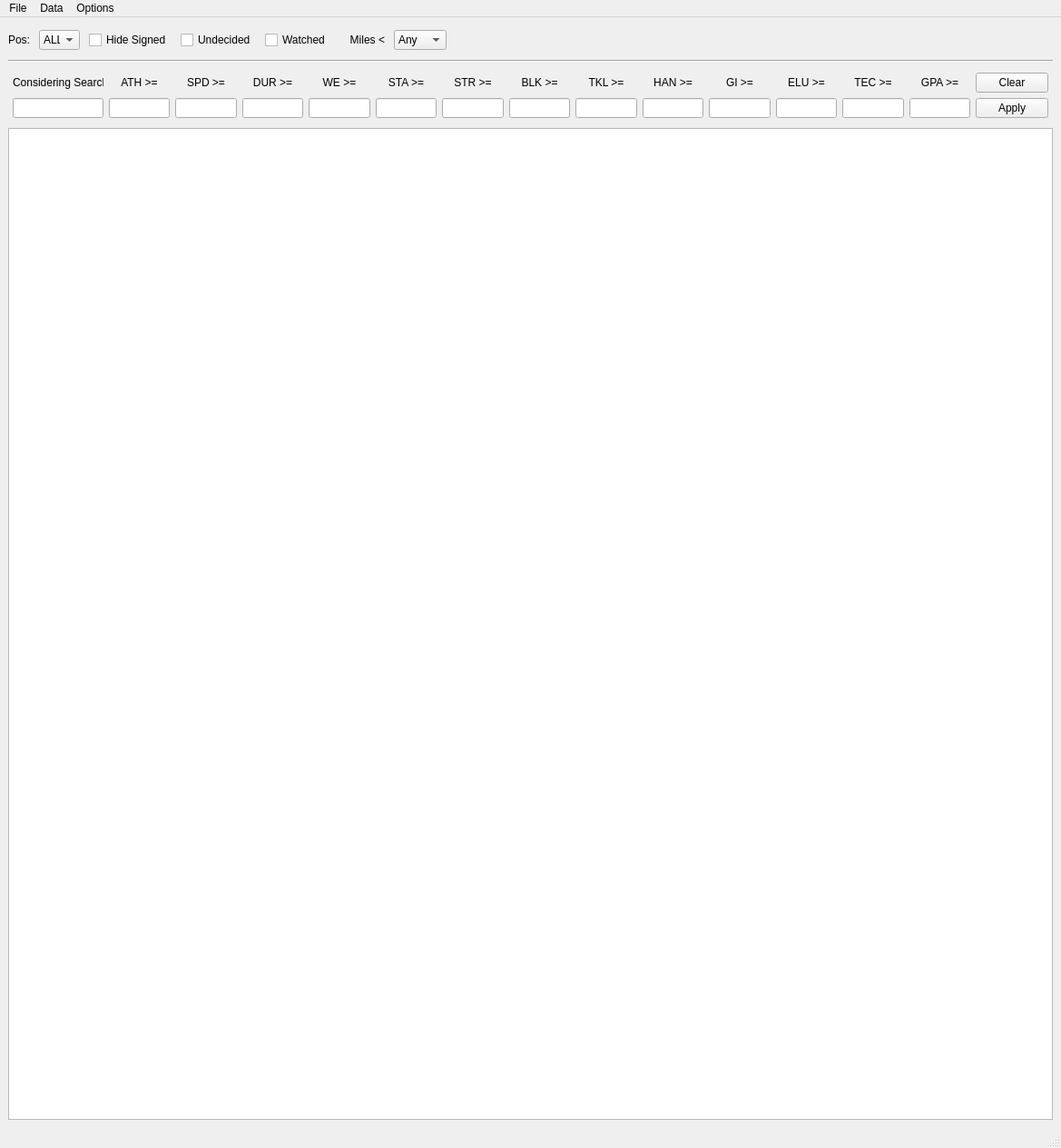
<?xml version="1.0" encoding="UTF-8"?>
<ui version="4.0">
 <class>MainWindow</class>
 <widget class="QMainWindow" name="MainWindow">
  <property name="geometry">
   <rect>
    <x>0</x>
    <y>0</y>
    <width>1169</width>
    <height>1265</height>
   </rect>
  </property>
  <property name="windowTitle">
   <string>GD Recruit Assistant</string>
  </property>
  <widget class="QWidget" name="centralwidget">
   <layout class="QVBoxLayout" name="verticalLayout">
    <item>
     <layout class="QHBoxLayout" name="horizontalLayout">
      <property name="spacing">
       <number>10</number>
      </property>
      <property name="topMargin">
       <number>5</number>
      </property>
      <property name="bottomMargin">
       <number>5</number>
      </property>
      <item>
       <widget class="QLabel" name="labelPositionFilter">
        <property name="sizePolicy">
         <sizepolicy hsizetype="Fixed" vsizetype="Preferred">
          <horstretch>0</horstretch>
          <verstretch>0</verstretch>
         </sizepolicy>
        </property>
        <property name="maximumSize">
         <size>
          <width>30</width>
          <height>16777215</height>
         </size>
        </property>
        <property name="font">
         <font>
          <family>Arial</family>
         </font>
        </property>
        <property name="text">
         <string>Pos:</string>
        </property>
        <property name="alignment">
         <set>Qt::AlignRight|Qt::AlignTrailing|Qt::AlignVCenter</set>
        </property>
       </widget>
      </item>
      <item>
       <widget class="QComboBox" name="comboBoxPositionFilter">
        <property name="sizePolicy">
         <sizepolicy hsizetype="Fixed" vsizetype="Fixed">
          <horstretch>0</horstretch>
          <verstretch>0</verstretch>
         </sizepolicy>
        </property>
        <property name="minimumSize">
         <size>
          <width>45</width>
          <height>0</height>
         </size>
        </property>
        <property name="maximumSize">
         <size>
          <width>45</width>
          <height>30</height>
         </size>
        </property>
        <property name="font">
         <font>
          <family>Arial</family>
         </font>
        </property>
        <property name="toolTip">
         <string>Position Filter</string>
        </property>
        <property name="maxVisibleItems">
         <number>11</number>
        </property>
        <property name="maxCount">
         <number>11</number>
        </property>
        <item>
         <property name="text">
          <string>ALL</string>
         </property>
        </item>
        <item>
         <property name="text">
          <string>QB</string>
         </property>
        </item>
        <item>
         <property name="text">
          <string>RB</string>
         </property>
        </item>
        <item>
         <property name="text">
          <string>WR</string>
         </property>
        </item>
        <item>
         <property name="text">
          <string>TE</string>
         </property>
        </item>
        <item>
         <property name="text">
          <string>OL</string>
         </property>
        </item>
        <item>
         <property name="text">
          <string>DL</string>
         </property>
        </item>
        <item>
         <property name="text">
          <string>LB</string>
         </property>
        </item>
        <item>
         <property name="text">
          <string>DB</string>
         </property>
        </item>
        <item>
         <property name="text">
          <string>K</string>
         </property>
        </item>
        <item>
         <property name="text">
          <string>P</string>
         </property>
        </item>
       </widget>
      </item>
      <item>
       <widget class="QCheckBox" name="checkBoxHideSigned">
        <property name="sizePolicy">
         <sizepolicy hsizetype="Minimum" vsizetype="Fixed">
          <horstretch>0</horstretch>
          <verstretch>0</verstretch>
         </sizepolicy>
        </property>
        <property name="maximumSize">
         <size>
          <width>100</width>
          <height>16777215</height>
         </size>
        </property>
        <property name="font">
         <font>
          <family>Arial</family>
         </font>
        </property>
        <property name="text">
         <string>Hide Signed</string>
        </property>
       </widget>
      </item>
      <item>
       <widget class="QCheckBox" name="checkBoxUndecided">
        <property name="maximumSize">
         <size>
          <width>100</width>
          <height>16777215</height>
         </size>
        </property>
        <property name="font">
         <font>
          <family>Arial</family>
         </font>
        </property>
        <property name="text">
         <string>Undecided</string>
        </property>
       </widget>
      </item>
      <item>
       <widget class="QCheckBox" name="checkBoxWatched">
        <property name="text">
         <string>Watched</string>
        </property>
       </widget>
      </item>
      <item>
       <widget class="QLabel" name="label">
        <property name="sizePolicy">
         <sizepolicy hsizetype="Fixed" vsizetype="Preferred">
          <horstretch>0</horstretch>
          <verstretch>0</verstretch>
         </sizepolicy>
        </property>
        <property name="minimumSize">
         <size>
          <width>50</width>
          <height>0</height>
         </size>
        </property>
        <property name="maximumSize">
         <size>
          <width>50</width>
          <height>16777215</height>
         </size>
        </property>
        <property name="font">
         <font>
          <family>Arial</family>
         </font>
        </property>
        <property name="text">
         <string>Miles &lt;</string>
        </property>
        <property name="alignment">
         <set>Qt::AlignRight|Qt::AlignTrailing|Qt::AlignVCenter</set>
        </property>
       </widget>
      </item>
      <item>
       <widget class="QComboBox" name="comboBoxMilesFilter">
        <property name="sizePolicy">
         <sizepolicy hsizetype="Fixed" vsizetype="Fixed">
          <horstretch>0</horstretch>
          <verstretch>0</verstretch>
         </sizepolicy>
        </property>
        <property name="font">
         <font>
          <family>Arial</family>
         </font>
        </property>
        <item>
         <property name="text">
          <string>Any</string>
         </property>
        </item>
        <item>
         <property name="text">
          <string>180</string>
         </property>
        </item>
        <item>
         <property name="text">
          <string>360</string>
         </property>
        </item>
        <item>
         <property name="text">
          <string>1400</string>
         </property>
        </item>
       </widget>
      </item>
      <item>
       <spacer name="horizontalSpacer">
        <property name="font">
         <font>
          <family>Arial</family>
         </font>
        </property>
        <property name="orientation">
         <enum>Qt::Horizontal</enum>
        </property>
        <property name="sizeHint" stdset="0">
         <size>
          <width>40</width>
          <height>20</height>
         </size>
        </property>
       </spacer>
      </item>
     </layout>
    </item>
    <item>
     <widget class="Line" name="line">
      <property name="orientation">
       <enum>Qt::Horizontal</enum>
      </property>
     </widget>
    </item>
    <item>
     <layout class="QGridLayout" name="gridLayout">
      <property name="leftMargin">
       <number>5</number>
      </property>
      <property name="topMargin">
       <number>5</number>
      </property>
      <property name="rightMargin">
       <number>5</number>
      </property>
      <property name="bottomMargin">
       <number>5</number>
      </property>
      <item row="1" column="7">
       <widget class="QLineEdit" name="lineEditfilterBLK">
        <property name="font">
         <font>
          <family>Arial</family>
         </font>
        </property>
       </widget>
      </item>
      <item row="1" column="12">
       <widget class="QLineEdit" name="lineEditfilterTEC">
        <property name="font">
         <font>
          <family>Arial</family>
         </font>
        </property>
       </widget>
      </item>
      <item row="1" column="14">
       <widget class="QPushButton" name="pushButtonApplyRatingsFilters">
        <property name="font">
         <font>
          <family>Arial</family>
         </font>
        </property>
        <property name="text">
         <string>Apply</string>
        </property>
        <property name="shortcut">
         <string/>
        </property>
       </widget>
      </item>
      <item row="0" column="7">
       <widget class="QLabel" name="labelfilterBLK">
        <property name="font">
         <font>
          <family>Arial</family>
         </font>
        </property>
        <property name="text">
         <string>BLK &gt;=</string>
        </property>
        <property name="alignment">
         <set>Qt::AlignCenter</set>
        </property>
       </widget>
      </item>
      <item row="1" column="10">
       <widget class="QLineEdit" name="lineEditfilterGI">
        <property name="font">
         <font>
          <family>Arial</family>
         </font>
        </property>
       </widget>
      </item>
      <item row="1" column="6">
       <widget class="QLineEdit" name="lineEditfilterSTR">
        <property name="font">
         <font>
          <family>Arial</family>
         </font>
        </property>
       </widget>
      </item>
      <item row="1" column="3">
       <widget class="QLineEdit" name="lineEditfilterDUR">
        <property name="font">
         <font>
          <family>Arial</family>
         </font>
        </property>
       </widget>
      </item>
      <item row="1" column="1">
       <widget class="QLineEdit" name="lineEditfilterATH">
        <property name="font">
         <font>
          <family>Arial</family>
         </font>
        </property>
       </widget>
      </item>
      <item row="0" column="9">
       <widget class="QLabel" name="labelfilterHAN">
        <property name="font">
         <font>
          <family>Arial</family>
         </font>
        </property>
        <property name="text">
         <string>HAN &gt;=</string>
        </property>
        <property name="alignment">
         <set>Qt::AlignCenter</set>
        </property>
       </widget>
      </item>
      <item row="0" column="14">
       <widget class="QPushButton" name="pushButtonClearRatingsFilters">
        <property name="font">
         <font>
          <family>Arial</family>
         </font>
        </property>
        <property name="text">
         <string>Clear</string>
        </property>
       </widget>
      </item>
      <item row="1" column="8">
       <widget class="QLineEdit" name="lineEditfilterTKL">
        <property name="font">
         <font>
          <family>Arial</family>
         </font>
        </property>
       </widget>
      </item>
      <item row="0" column="10">
       <widget class="QLabel" name="labelfilterGI">
        <property name="font">
         <font>
          <family>Arial</family>
         </font>
        </property>
        <property name="text">
         <string>GI &gt;=</string>
        </property>
        <property name="alignment">
         <set>Qt::AlignCenter</set>
        </property>
       </widget>
      </item>
      <item row="1" column="0">
       <widget class="QLineEdit" name="lineEditConsideringTextSearch">
        <property name="sizePolicy">
         <sizepolicy hsizetype="Minimum" vsizetype="Fixed">
          <horstretch>0</horstretch>
          <verstretch>0</verstretch>
         </sizepolicy>
        </property>
        <property name="minimumSize">
         <size>
          <width>100</width>
          <height>0</height>
         </size>
        </property>
        <property name="maximumSize">
         <size>
          <width>200</width>
          <height>16777215</height>
         </size>
        </property>
        <property name="font">
         <font>
          <family>Arial</family>
         </font>
        </property>
       </widget>
      </item>
      <item row="0" column="6">
       <widget class="QLabel" name="labelfilterSTR">
        <property name="font">
         <font>
          <family>Arial</family>
         </font>
        </property>
        <property name="text">
         <string>STR &gt;=</string>
        </property>
        <property name="alignment">
         <set>Qt::AlignCenter</set>
        </property>
       </widget>
      </item>
      <item row="1" column="5">
       <widget class="QLineEdit" name="lineEditfilterSTA">
        <property name="font">
         <font>
          <family>Arial</family>
         </font>
        </property>
       </widget>
      </item>
      <item row="1" column="11">
       <widget class="QLineEdit" name="lineEditfilterELU">
        <property name="font">
         <font>
          <family>Arial</family>
         </font>
        </property>
       </widget>
      </item>
      <item row="0" column="11">
       <widget class="QLabel" name="labelfilterELU">
        <property name="font">
         <font>
          <family>Arial</family>
         </font>
        </property>
        <property name="text">
         <string>ELU &gt;=</string>
        </property>
        <property name="alignment">
         <set>Qt::AlignCenter</set>
        </property>
       </widget>
      </item>
      <item row="0" column="3">
       <widget class="QLabel" name="labelfilterDUR">
        <property name="font">
         <font>
          <family>Arial</family>
         </font>
        </property>
        <property name="text">
         <string>DUR &gt;=</string>
        </property>
        <property name="alignment">
         <set>Qt::AlignCenter</set>
        </property>
       </widget>
      </item>
      <item row="1" column="9">
       <widget class="QLineEdit" name="lineEditfilterHAN">
        <property name="font">
         <font>
          <family>Arial</family>
         </font>
        </property>
       </widget>
      </item>
      <item row="0" column="12">
       <widget class="QLabel" name="labelfilterTEC">
        <property name="font">
         <font>
          <family>Arial</family>
         </font>
        </property>
        <property name="text">
         <string>TEC &gt;=</string>
        </property>
        <property name="alignment">
         <set>Qt::AlignCenter</set>
        </property>
       </widget>
      </item>
      <item row="0" column="8">
       <widget class="QLabel" name="labelfilterTKL">
        <property name="font">
         <font>
          <family>Arial</family>
         </font>
        </property>
        <property name="text">
         <string>TKL &gt;=</string>
        </property>
        <property name="alignment">
         <set>Qt::AlignCenter</set>
        </property>
       </widget>
      </item>
      <item row="0" column="1">
       <widget class="QLabel" name="labelfilterATH">
        <property name="font">
         <font>
          <family>Arial</family>
         </font>
        </property>
        <property name="text">
         <string>ATH &gt;=</string>
        </property>
        <property name="alignment">
         <set>Qt::AlignCenter</set>
        </property>
       </widget>
      </item>
      <item row="0" column="2">
       <widget class="QLabel" name="labelfilterSPD">
        <property name="font">
         <font>
          <family>Arial</family>
         </font>
        </property>
        <property name="text">
         <string>SPD &gt;=</string>
        </property>
        <property name="alignment">
         <set>Qt::AlignCenter</set>
        </property>
       </widget>
      </item>
      <item row="0" column="0">
       <widget class="QLabel" name="labelConsideringTextSearch">
        <property name="minimumSize">
         <size>
          <width>100</width>
          <height>0</height>
         </size>
        </property>
        <property name="maximumSize">
         <size>
          <width>100</width>
          <height>16777215</height>
         </size>
        </property>
        <property name="font">
         <font>
          <family>Arial</family>
         </font>
        </property>
        <property name="text">
         <string>Considering Search:</string>
        </property>
       </widget>
      </item>
      <item row="1" column="4">
       <widget class="QLineEdit" name="lineEditfilterWE">
        <property name="font">
         <font>
          <family>Arial</family>
         </font>
        </property>
       </widget>
      </item>
      <item row="1" column="2">
       <widget class="QLineEdit" name="lineEditfilterSPD">
        <property name="font">
         <font>
          <family>Arial</family>
         </font>
        </property>
       </widget>
      </item>
      <item row="0" column="4">
       <widget class="QLabel" name="labelfilterWE">
        <property name="font">
         <font>
          <family>Arial</family>
         </font>
        </property>
        <property name="text">
         <string>WE &gt;=</string>
        </property>
        <property name="alignment">
         <set>Qt::AlignCenter</set>
        </property>
       </widget>
      </item>
      <item row="0" column="5">
       <widget class="QLabel" name="labelfilterSTA">
        <property name="font">
         <font>
          <family>Arial</family>
         </font>
        </property>
        <property name="text">
         <string>STA &gt;=</string>
        </property>
        <property name="alignment">
         <set>Qt::AlignCenter</set>
        </property>
       </widget>
      </item>
      <item row="0" column="13">
       <widget class="QLabel" name="labelfilterGPA">
        <property name="text">
         <string>GPA &gt;=</string>
        </property>
        <property name="alignment">
         <set>Qt::AlignCenter</set>
        </property>
       </widget>
      </item>
      <item row="1" column="13">
       <widget class="QLineEdit" name="lineEditfilterGPA"/>
      </item>
     </layout>
    </item>
    <item>
     <widget class="QTableView" name="recruit_tableView">
      <property name="enabled">
       <bool>true</bool>
      </property>
      <property name="sizePolicy">
       <sizepolicy hsizetype="Expanding" vsizetype="Expanding">
        <horstretch>0</horstretch>
        <verstretch>0</verstretch>
       </sizepolicy>
      </property>
      <property name="font">
       <font>
        <family>Arial</family>
       </font>
      </property>
      <property name="sizeAdjustPolicy">
       <enum>QAbstractScrollArea::AdjustToContents</enum>
      </property>
      <property name="sortingEnabled">
       <bool>true</bool>
      </property>
     </widget>
    </item>
   </layout>
  </widget>
  <widget class="QMenuBar" name="menubar">
   <property name="geometry">
    <rect>
     <x>0</x>
     <y>0</y>
     <width>1169</width>
     <height>21</height>
    </rect>
   </property>
   <widget class="QMenu" name="menuFile">
    <property name="title">
     <string>File</string>
    </property>
    <addaction name="actionWIS_Credentials"/>
    <addaction name="actionNew_Season"/>
    <addaction name="actionLoad_Season"/>
   </widget>
   <widget class="QMenu" name="menudata">
    <property name="title">
     <string>Data</string>
    </property>
    <addaction name="actionGrabSeasonData"/>
    <addaction name="actionExport_to_CSV"/>
   </widget>
   <widget class="QMenu" name="menuOptions">
    <property name="title">
     <string>Options</string>
    </property>
    <addaction name="actionBold_Attributes"/>
    <addaction name="actionRole_Ratings"/>
   </widget>
   <addaction name="menuFile"/>
   <addaction name="menudata"/>
   <addaction name="menuOptions"/>
  </widget>
  <widget class="QStatusBar" name="statusbar"/>
  <action name="actionNew_Season">
   <property name="text">
    <string>New Season</string>
   </property>
   <property name="font">
    <font>
     <family>Arial</family>
    </font>
   </property>
  </action>
  <action name="actionLoad_Season">
   <property name="text">
    <string>Load Season</string>
   </property>
   <property name="font">
    <font>
     <family>Arial</family>
    </font>
   </property>
  </action>
  <action name="actionGrabSeasonData">
   <property name="enabled">
    <bool>false</bool>
   </property>
   <property name="text">
    <string>Grab Recruit Data</string>
   </property>
   <property name="font">
    <font>
     <family>Arial</family>
    </font>
   </property>
  </action>
  <action name="actionWIS_Credentials">
   <property name="text">
    <string>WIS Credentials</string>
   </property>
   <property name="font">
    <font>
     <family>Arial</family>
    </font>
   </property>
  </action>
  <action name="actionBold_Attributes">
   <property name="text">
    <string>Bold Attributes</string>
   </property>
  </action>
  <action name="actionRole_Ratings">
   <property name="text">
    <string>Role Ratings</string>
   </property>
  </action>
  <action name="actionExport_to_CSV">
   <property name="text">
    <string>Export to CSV</string>
   </property>
  </action>
 </widget>
 <tabstops>
  <tabstop>comboBoxPositionFilter</tabstop>
  <tabstop>checkBoxHideSigned</tabstop>
  <tabstop>checkBoxUndecided</tabstop>
  <tabstop>checkBoxWatched</tabstop>
  <tabstop>comboBoxMilesFilter</tabstop>
  <tabstop>lineEditConsideringTextSearch</tabstop>
  <tabstop>lineEditfilterATH</tabstop>
  <tabstop>lineEditfilterSPD</tabstop>
  <tabstop>lineEditfilterDUR</tabstop>
  <tabstop>lineEditfilterWE</tabstop>
  <tabstop>lineEditfilterSTA</tabstop>
  <tabstop>lineEditfilterSTR</tabstop>
  <tabstop>lineEditfilterBLK</tabstop>
  <tabstop>lineEditfilterTKL</tabstop>
  <tabstop>lineEditfilterHAN</tabstop>
  <tabstop>lineEditfilterGI</tabstop>
  <tabstop>lineEditfilterELU</tabstop>
  <tabstop>lineEditfilterTEC</tabstop>
  <tabstop>lineEditfilterGPA</tabstop>
  <tabstop>pushButtonApplyRatingsFilters</tabstop>
  <tabstop>pushButtonClearRatingsFilters</tabstop>
  <tabstop>recruit_tableView</tabstop>
 </tabstops>
 <resources/>
 <connections/>
</ui>
